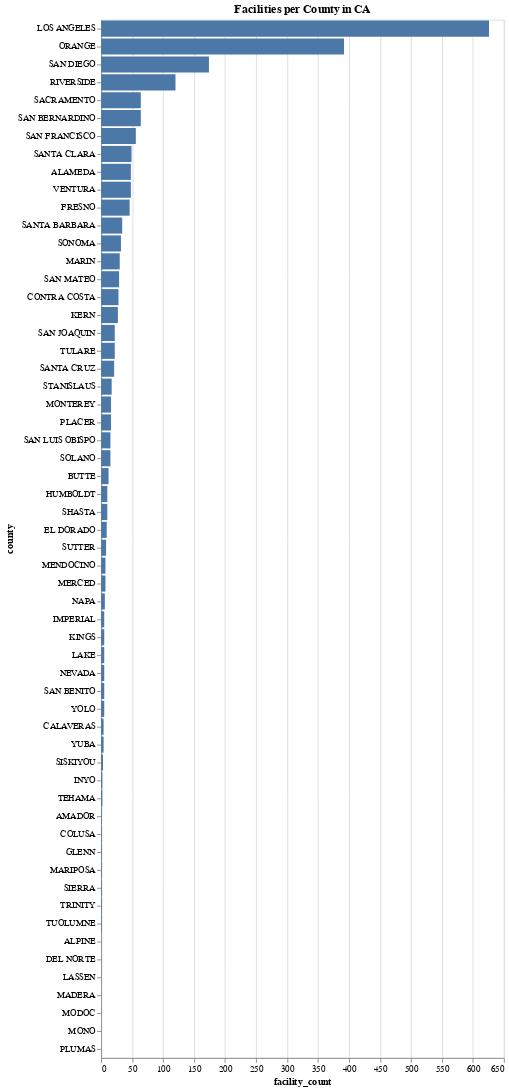

Notebook source saved alongside this figure:
### Markdown cell above
Let's create some graphs to find the counties with more mental health care facilities:

### Code cell
source = full_data

chart_totals=alt.Chart(source).mark_bar().encode(
    x=alt.X('facility_count'),
    y=alt.Y('county', sort='-x'),
    tooltip=['facility_count'],
).properties(width=450, title='Facilities per County in CA'
)

chart_totals

### Figure 1 — Vega-Lite specification as saved in the notebook (floating-point values rounded to 4 significant figures)
{"config": {"view": {"continuousWidth": 400, "continuousHeight": 300}}, "data": {"name": "data-0a6fd0cce3d22fd979fab3c04c839e21"}, "mark": "bar", "encoding": {"tooltip": [{"field": "facility_count", "type": "quantitative"}], "x": {"field": "facility_count", "type": "quantitative"}, "y": {"field": "county", "sort": "-x", "type": "nominal"}}, "title": "Facilities per County in CA", "width": 450, "$schema": "https://vega.github.io/schema/vega-lite/v4.17.0.json", "datasets": {"data-0a6fd0cce3d22fd979fab3c04c839e21": [{"year": 2020, "county": "ALAMEDA", "geography_type": "Residence", "cause": "Intentional self-harm (suicide)", "deaths": 141.0, "facility_count": 48.0, "suicide_2015_2017": "        8.6   ", "suicide_2018_2020": "        8.8   ", "drug_induced_deaths_2015_2017": "        9.9   ", "drug_induced_deaths_2018_2020": "       15.4   ", "population": 1682353, "full_county_name": "Alameda County"}, {"year": 2020, "county": "ALPINE", "geography_type": "Residence", "cause": "Intentional self-harm (suicide)", "deaths": 0.0, "facility_count": null, "suicide_2015_2017": "        -     ", "suicide_2018_2020": "       58.3 * ", "drug_induced_deaths_2015_2017": "        -     ", "drug_induced_deaths_2018_2020": "      116.6 * ", "population": 1204, "full_county_name": "Alpine County"}, {"year": 2020, "county": "AMADOR", "geography_type": "Residence", "cause": "Intentional self-harm (suicide)", "deaths": 12.0, "facility_count": 1.0, "suicide_2015_2017": "       21.2   ", "suicide_2018_2020": "       33.7   ", "drug_induced_deaths_2015_2017": "       16.0 * ", "drug_induced_deaths_2018_2020": "       25.4   ", "population": 40474, "full_county_name": "Amador County"}, {"year": 2020, "county": "BUTTE", "geography_type": "Residence", "cause": "Intentional self-harm (suicide)", "deaths": 43.0, "facility_count": 12.0, "suicide_2015_2017": "       18.9   ", "suicide_2018_2020": "       22.1   ", "drug_induced_deaths_2015_2017": "       27.8   ", "drug_induced_deaths_2018_2020": "       31.4   ", "population": 211632, "full_county_name": "Butte County"}, {"year": 2020, "county": "CALAVERAS", "geography_type": "Residence", "cause": "Intentional self-harm (suicide)", "deaths": 13.0, "facility_count": 4.0, "suicide_2015_2017": "       26.1   ", "suicide_2018_2020": "       24.3   ", "drug_induced_deaths_2015_2017": "       18.0   ", "drug_induced_deaths_2018_2020": "       25.5   ", "population": 45292, "full_county_name": "Calaveras County"}, {"year": 2020, "county": "COLUSA", "geography_type": "Residence", "cause": "Intentional self-harm (suicide)", "deaths": null, "facility_count": 1.0, "suicide_2015_2017": "        9.7 * ", "suicide_2018_2020": "        8.7 * ", "drug_induced_deaths_2015_2017": "       16.7 * ", "drug_induced_deaths_2018_2020": "       13.8 * ", "population": 21839, "full_county_name": "Colusa County"}, {"year": 2020, "county": "CONTRA COSTA", "geography_type": "Residence", "cause": "Intentional self-harm (suicide)", "deaths": 108.0, "facility_count": 28.0, "suicide_2015_2017": "       10.3   ", "suicide_2018_2020": "        9.3   ", "drug_induced_deaths_2015_2017": "       10.9   ", "drug_induced_deaths_2018_2020": "       16.6   ", "population": 1165927, "full_county_name": "Contra Costa County"}, {"year": 2020, "county": "DEL NORTE", "geography_type": "Residence", "cause": "Intentional self-harm (suicide)", "deaths": null, "facility_count": null, "suicide_2015_2017": "       13.0 * ", "suicide_2018_2020": "       22.8 * ", "drug_induced_deaths_2015_2017": "       24.8 * ", "drug_induced_deaths_2018_2020": "       30.8   ", "population": 27743, "full_county_name": "Del Norte County"}, {"year": 2020, "county": "EL DORADO", "geography_type": "Residence", "cause": "Intentional self-harm (suicide)", "deaths": 34.0, "facility_count": 9.0, "suicide_2015_2017": "       18.6   ", "suicide_2018_2020": "       16.7   ", "drug_induced_deaths_2015_2017": "       21.2   ", "drug_induced_deaths_2018_2020": "       20.2   ", "population": 191185, "full_county_name": "El Dorado County"}, {"year": 2020, "county": "FRESNO", "geography_type": "Residence", "cause": "Intentional self-harm (suicide)", "deaths": 108.0, "facility_count": 46.0, "suicide_2015_2017": "       11.0   ", "suicide_2018_2020": "       11.0   ", "drug_induced_deaths_2015_2017": "       16.3   ", "drug_induced_deaths_2018_2020": "       16.3   ", "population": 1008654, "full_county_name": "Fresno County"}, {"year": 2020, "county": "GLENN", "geography_type": "Residence", "cause": "Intentional self-harm (suicide)", "deaths": null, "facility_count": 1.0, "suicide_2015_2017": "       28.9   ", "suicide_2018_2020": "       18.9 * ", "drug_induced_deaths_2015_2017": "       10.2 * ", "drug_induced_deaths_2018_2020": "       25.0 * ", "population": 28917, "full_county_name": "Glenn County"}, {"year": 2020, "county": "HUMBOLDT", "geography_type": "Residence", "cause": "Intentional self-harm (suicide)", "deaths": 26.0, "facility_count": 10.0, "suicide_2015_2017": "       23.6   ", "suicide_2018_2020": "       22.4   ", "drug_induced_deaths_2015_2017": "       38.1   ", "drug_induced_deaths_2018_2020": "       37.0   ", "population": 136463, "full_county_name": "Humboldt County"}, {"year": 2020, "county": "IMPERIAL", "geography_type": "Residence", "cause": "Intentional self-harm (suicide)", "deaths": 12.0, "facility_count": 5.0, "suicide_2015_2017": "        9.2   ", "suicide_2018_2020": "        5.7   ", "drug_induced_deaths_2015_2017": "       20.5   ", "drug_induced_deaths_2018_2020": "       28.0   ", "population": 179702, "full_county_name": "Imperial County"}, {"year": 2020, "county": "INYO", "geography_type": "Residence", "cause": "Intentional self-harm (suicide)", "deaths": null, "facility_count": 2.0, "suicide_2015_2017": "       15.6 * ", "suicide_2018_2020": "       18.3 * ", "drug_induced_deaths_2015_2017": "       23.3 * ", "drug_induced_deaths_2018_2020": "       48.1   ", "population": 19016, "full_county_name": "Inyo County"}, {"year": 2020, "county": "KERN", "geography_type": "Residence", "cause": "Intentional self-harm (suicide)", "deaths": 121.0, "facility_count": 27.0, "suicide_2015_2017": "       14.2   ", "suicide_2018_2020": "       13.5   ", "drug_induced_deaths_2015_2017": "       26.1   ", "drug_induced_deaths_2018_2020": "       33.3   ", "population": 909235, "full_county_name": "Kern County"}, {"year": 2020, "county": "KINGS", "geography_type": "Residence", "cause": "Intentional self-harm (suicide)", "deaths": 18.0, "facility_count": 5.0, "suicide_2015_2017": "       12.6   ", "suicide_2018_2020": "       14.7   ", "drug_induced_deaths_2015_2017": "       11.3   ", "drug_induced_deaths_2018_2020": "       18.3   ", "population": 152486, "full_county_name": "Kings County"}, {"year": 2020, "county": "LAKE", "geography_type": "Residence", "cause": "Intentional self-harm (suicide)", "deaths": 11.0, "facility_count": 5.0, "suicide_2015_2017": "       29.4   ", "suicide_2018_2020": "       25.4   ", "drug_induced_deaths_2015_2017": "       40.5   ", "drug_induced_deaths_2018_2020": "       66.1   ", "population": 68163, "full_county_name": "Lake County"}, {"year": 2020, "county": "LASSEN", "geography_type": "Residence", "cause": "Intentional self-harm (suicide)", "deaths": null, "facility_count": null, "suicide_2015_2017": "       25.7   ", "suicide_2018_2020": "       26.0   ", "drug_induced_deaths_2015_2017": "       23.4   ", "drug_induced_deaths_2018_2020": "       29.9   ", "population": 32730, "full_county_name": "Lassen County"}, {"year": 2020, "county": "LOS ANGELES", "geography_type": "Residence", "cause": "Intentional self-harm (suicide)", "deaths": 849.0, "facility_count": 626.0, "suicide_2015_2017": "        8.1   ", "suicide_2018_2020": "        8.2   ", "drug_induced_deaths_2015_2017": "        8.5   ", "drug_induced_deaths_2018_2020": "       14.1   ", "population": 10014009, "full_county_name": "Los Angeles County"}, {"year": 2020, "county": "MADERA", "geography_type": "Residence", "cause": "Intentional self-harm (suicide)", "deaths": 16.0, "facility_count": null, "suicide_2015_2017": "       11.3   ", "suicide_2018_2020": "       11.4   ", "drug_induced_deaths_2015_2017": "       15.1   ", "drug_induced_deaths_2018_2020": "       15.6   ", "population": 156255, "full_county_name": "Madera County"}, {"year": 2020, "county": "MARIN", "geography_type": "Residence", "cause": "Intentional self-harm (suicide)", "deaths": 36.0, "facility_count": 30.0, "suicide_2015_2017": "       12.7   ", "suicide_2018_2020": "       14.4   ", "drug_induced_deaths_2015_2017": "       12.4   ", "drug_induced_deaths_2018_2020": "       16.9   ", "population": 262321, "full_county_name": "Marin County"}, {"year": 2020, "county": "MARIPOSA", "geography_type": "Residence", "cause": "Intentional self-harm (suicide)", "deaths": null, "facility_count": 1.0, "suicide_2015_2017": "       33.2 * ", "suicide_2018_2020": "       22.4 * ", "drug_induced_deaths_2015_2017": "       17.4 * ", "drug_induced_deaths_2018_2020": "       22.6 * ", "population": 17131, "full_county_name": "Mariposa County"}, {"year": 2020, "county": "MENDOCINO", "geography_type": "Residence", "cause": "Intentional self-harm (suicide)", "deaths": 29.0, "facility_count": 7.0, "suicide_2015_2017": "       21.5   ", "suicide_2018_2020": "       20.8   ", "drug_induced_deaths_2015_2017": "       26.2   ", "drug_induced_deaths_2018_2020": "       42.0   ", "population": 91601, "full_county_name": "Mendocino County"}, {"year": 2020, "county": "MERCED", "geography_type": "Residence", "cause": "Intentional self-harm (suicide)", "deaths": 25.0, "facility_count": 7.0, "suicide_2015_2017": "       11.9   ", "suicide_2018_2020": "        9.1   ", "drug_induced_deaths_2015_2017": "       15.9   ", "drug_induced_deaths_2018_2020": "       18.3   ", "population": 281202, "full_county_name": "Merced County"}, {"year": 2020, "county": "MODOC", "geography_type": "Residence", "cause": "Intentional self-harm (suicide)", "deaths": 0.0, "facility_count": null, "suicide_2015_2017": "       15.3 * ", "suicide_2018_2020": "       20.1 * ", "drug_induced_deaths_2015_2017": "       21.5 * ", "drug_induced_deaths_2018_2020": "       10.4 * ", "population": 8700, "full_county_name": "Modoc County"}, {"year": 2020, "county": "MONO", "geography_type": "Residence", "cause": "Intentional self-harm (suicide)", "deaths": null, "facility_count": null, "suicide_2015_2017": "       11.1 * ", "suicide_2018_2020": "       11.8 * ", "drug_induced_deaths_2015_2017": "        6.0 * ", "drug_induced_deaths_2018_2020": "       11.8 * ", "population": 13195, "full_county_name": "Mono County"}, {"year": 2020, "county": "MONTEREY", "geography_type": "Residence", "cause": "Intentional self-harm (suicide)", "deaths": 48.0, "facility_count": 16.0, "suicide_2015_2017": "        9.3   ", "suicide_2018_2020": "        9.6   ", "drug_induced_deaths_2015_2017": "       11.2   ", "drug_induced_deaths_2018_2020": "       16.6   ", "population": 439035, "full_county_name": "Monterey County"}, {"year": 2020, "county": "NAPA", "geography_type": "Residence", "cause": "Intentional self-harm (suicide)", "deaths": 21.0, "facility_count": 6.0, "suicide_2015_2017": "       10.2   ", "suicide_2018_2020": "       10.8   ", "drug_induced_deaths_2015_2017": "       10.4   ", "drug_induced_deaths_2018_2020": "       13.3   ", "population": 138019, "full_county_name": "Napa County"}, {"year": 2020, "county": "NEVADA", "geography_type": "Residence", "cause": "Intentional self-harm (suicide)", "deaths": 25.0, "facility_count": 5.0, "suicide_2015_2017": "       18.7   ", "suicide_2018_2020": "       21.0   ", "drug_induced_deaths_2015_2017": "       22.3   ", "drug_induced_deaths_2018_2020": "       24.2   ", "population": 102241, "full_county_name": "Nevada County"}, {"year": 2020, "county": "ORANGE", "geography_type": "Residence", "cause": "Intentional self-harm (suicide)", "deaths": 295.0, "facility_count": 392.0, "suicide_2015_2017": "        9.3   ", "suicide_2018_2020": "        9.9   ", "drug_induced_deaths_2015_2017": "       12.1   ", "drug_induced_deaths_2018_2020": "       15.6   ", "population": 3186989, "full_county_name": "Orange County"}, {"year": 2020, "county": "PLACER", "geography_type": "Residence", "cause": "Intentional self-harm (suicide)", "deaths": 60.0, "facility_count": 16.0, "suicide_2015_2017": "       12.1   ", "suicide_2018_2020": "       12.4   ", "drug_induced_deaths_2015_2017": "       11.9   ", "drug_induced_deaths_2018_2020": "       15.5   ", "population": 404739, "full_county_name": "Placer County"}, {"year": 2020, "county": "PLUMAS", "geography_type": "Residence", "cause": "Intentional self-harm (suicide)", "deaths": null, "facility_count": null, "suicide_2015_2017": "       25.3 * ", "suicide_2018_2020": "       16.4 * ", "drug_induced_deaths_2015_2017": "       27.7 * ", "drug_induced_deaths_2018_2020": "       25.3 * ", "population": 19790, "full_county_name": "Plumas County"}, {"year": 2020, "county": "RIVERSIDE", "geography_type": "Residence", "cause": "Intentional self-harm (suicide)", "deaths": 261.0, "facility_count": 120.0, "suicide_2015_2017": "       11.4   ", "suicide_2018_2020": "       11.9   ", "drug_induced_deaths_2015_2017": "       16.4   ", "drug_induced_deaths_2018_2020": "       23.1   ", "population": 2418185, "full_county_name": "Riverside County"}, {"year": 2020, "county": "SACRAMENTO", "geography_type": "Residence", "cause": "Intentional self-harm (suicide)", "deaths": 179.0, "facility_count": 64.0, "suicide_2015_2017": "       13.0   ", "suicide_2018_2020": "       12.6   ", "drug_induced_deaths_2015_2017": "       17.1   ", "drug_induced_deaths_2018_2020": "       20.8   ", "population": 1585055, "full_county_name": "Sacramento County"}, {"year": 2020, "county": "SAN BENITO", "geography_type": "Residence", "cause": "Intentional self-harm (suicide)", "deaths": null, "facility_count": 5.0, "suicide_2015_2017": "       11.0 * ", "suicide_2018_2020": "        8.6 * ", "drug_induced_deaths_2015_2017": "       10.0 * ", "drug_induced_deaths_2018_2020": "       13.4   ", "population": 64209, "full_county_name": "San Benito County"}, {"year": 2020, "county": "SAN BERNARDINO", "geography_type": "Residence", "cause": "Intentional self-harm (suicide)", "deaths": 242.0, "facility_count": 64.0, "suicide_2015_2017": "       11.0   ", "suicide_2018_2020": "       11.2   ", "drug_induced_deaths_2015_2017": "       12.2   ", "drug_induced_deaths_2018_2020": "       18.2   ", "population": 2181654, "full_county_name": "San Bernardino County"}, {"year": 2020, "county": "SAN DIEGO", "geography_type": "Residence", "cause": "Intentional self-harm (suicide)", "deaths": 404.0, "facility_count": 174.0, "suicide_2015_2017": "       12.4   ", "suicide_2018_2020": "       12.4   ", "drug_induced_deaths_2015_2017": "       13.8   ", "drug_induced_deaths_2018_2020": "       18.5   ", "population": 3298634, "full_county_name": "San Diego County"}, {"year": 2020, "county": "SAN FRANCISCO", "geography_type": "Residence", "cause": "Intentional self-harm (suicide)", "deaths": 77.0, "facility_count": 56.0, "suicide_2015_2017": "       10.5   ", "suicide_2018_2020": "        8.0   ", "drug_induced_deaths_2015_2017": "       19.1   ", "drug_induced_deaths_2018_2020": "       38.1   ", "population": 873965, "full_county_name": "San Francisco County"}, {"year": 2020, "county": "SAN JOAQUIN", "geography_type": "Residence", "cause": "Intentional self-harm (suicide)", "deaths": 92.0, "facility_count": 22.0, "suicide_2015_2017": "       10.4   ", "suicide_2018_2020": "       10.8   ", "drug_induced_deaths_2015_2017": "       17.9   ", "drug_induced_deaths_2018_2020": "       19.6   ", "population": 779233, "full_county_name": "San Joaquin County"}, {"year": 2020, "county": "SAN LUIS OBISPO", "geography_type": "Residence", "cause": "Intentional self-harm (suicide)", "deaths": 42.0, "facility_count": 15.0, "suicide_2015_2017": "       17.2   ", "suicide_2018_2020": "       16.2   ", "drug_induced_deaths_2015_2017": "       17.6   ", "drug_induced_deaths_2018_2020": "       23.9   ", "population": 282424, "full_county_name": "San Luis Obispo County"}, {"year": 2020, "county": "SAN MATEO", "geography_type": "Residence", "cause": "Intentional self-harm (suicide)", "deaths": 80.0, "facility_count": 29.0, "suicide_2015_2017": "        7.4   ", "suicide_2018_2020": "        8.5   ", "drug_induced_deaths_2015_2017": "        8.2   ", "drug_induced_deaths_2018_2020": "       12.0   ", "population": 764442, "full_county_name": "San Mateo County"}, {"year": 2020, "county": "SANTA BARBARA", "geography_type": "Residence", "cause": "Intentional self-harm (suicide)", "deaths": 52.0, "facility_count": 34.0, "suicide_2015_2017": "       12.9   ", "suicide_2018_2020": "       11.4   ", "drug_induced_deaths_2015_2017": "       16.1   ", "drug_induced_deaths_2018_2020": "       18.3   ", "population": 448229, "full_county_name": "Santa Barbara County"}, {"year": 2020, "county": "SANTA CLARA", "geography_type": "Residence", "cause": "Intentional self-harm (suicide)", "deaths": 174.0, "facility_count": 49.0, "suicide_2015_2017": "        7.3   ", "suicide_2018_2020": "        8.2   ", "drug_induced_deaths_2015_2017": "        7.6   ", "drug_induced_deaths_2018_2020": "       11.2   ", "population": 1936259, "full_county_name": "Santa Clara County"}, {"year": 2020, "county": "SANTA CRUZ", "geography_type": "Residence", "cause": "Intentional self-harm (suicide)", "deaths": 29.0, "facility_count": 21.0, "suicide_2015_2017": "       15.9   ", "suicide_2018_2020": "       12.8   ", "drug_induced_deaths_2015_2017": "       17.6   ", "drug_induced_deaths_2018_2020": "       20.3   ", "population": 270861, "full_county_name": "Santa Cruz County"}, {"year": 2020, "county": "SHASTA", "geography_type": "Residence", "cause": "Intentional self-harm (suicide)", "deaths": 37.0, "facility_count": 10.0, "suicide_2015_2017": "       24.1   ", "suicide_2018_2020": "       25.0   ", "drug_induced_deaths_2015_2017": "       22.8   ", "drug_induced_deaths_2018_2020": "       26.9   ", "population": 182155, "full_county_name": "Shasta County"}, {"year": 2020, "county": "SIERRA", "geography_type": "Residence", "cause": "Intentional self-harm (suicide)", "deaths": null, "facility_count": 1.0, "suicide_2015_2017": "       53.5 * ", "suicide_2018_2020": "       26.8 * ", "drug_induced_deaths_2015_2017": "        -     ", "drug_induced_deaths_2018_2020": "       23.5 * ", "population": 3236, "full_county_name": "Sierra County"}, {"year": 2020, "county": "SISKIYOU", "geography_type": "Residence", "cause": "Intentional self-harm (suicide)", "deaths": 11.0, "facility_count": 3.0, "suicide_2015_2017": "       22.2   ", "suicide_2018_2020": "       24.1   ", "drug_induced_deaths_2015_2017": "       31.9   ", "drug_induced_deaths_2018_2020": "       21.9   ", "population": 44076, "full_county_name": "Siskiyou County"}, {"year": 2020, "county": "SOLANO", "geography_type": "Residence", "cause": "Intentional self-harm (suicide)", "deaths": 58.0, "facility_count": 15.0, "suicide_2015_2017": "       11.4   ", "suicide_2018_2020": "       14.0   ", "drug_induced_deaths_2015_2017": "       13.5   ", "drug_induced_deaths_2018_2020": "       19.2   ", "population": 453491, "full_county_name": "Solano County"}, {"year": 2020, "county": "SONOMA", "geography_type": "Residence", "cause": "Intentional self-harm (suicide)", "deaths": 68.0, "facility_count": 32.0, "suicide_2015_2017": "       12.4   ", "suicide_2018_2020": "       14.1   ", "drug_induced_deaths_2015_2017": "       14.4   ", "drug_induced_deaths_2018_2020": "       23.5   ", "population": 488863, "full_county_name": "Sonoma County"}, {"year": 2020, "county": "STANISLAUS", "geography_type": "Residence", "cause": "Intentional self-harm (suicide)", "deaths": 52.0, "facility_count": 17.0, "suicide_2015_2017": "       10.4   ", "suicide_2018_2020": "       11.4   ", "drug_induced_deaths_2015_2017": "       18.8   ", "drug_induced_deaths_2018_2020": "       21.4   ", "population": 552878, "full_county_name": "Stanislaus County"}, {"year": 2020, "county": "SUTTER", "geography_type": "Residence", "cause": "Intentional self-harm (suicide)", "deaths": 11.0, "facility_count": 8.0, "suicide_2015_2017": "       14.2   ", "suicide_2018_2020": "        9.6   ", "drug_induced_deaths_2015_2017": "       11.6   ", "drug_induced_deaths_2018_2020": "       17.0   ", "population": 99633, "full_county_name": "Sutter County"}, {"year": 2020, "county": "TEHAMA", "geography_type": "Residence", "cause": "Intentional self-harm (suicide)", "deaths": 12.0, "facility_count": 2.0, "suicide_2015_2017": "       19.3   ", "suicide_2018_2020": "       18.9   ", "drug_induced_deaths_2015_2017": "       10.5 * ", "drug_induced_deaths_2018_2020": "       11.9   ", "population": 65829, "full_county_name": "Tehama County"}, {"year": 2020, "county": "TRINITY", "geography_type": "Residence", "cause": "Intentional self-harm (suicide)", "deaths": null, "facility_count": 1.0, "suicide_2015_2017": "       44.2 * ", "suicide_2018_2020": "       25.8 * ", "drug_induced_deaths_2015_2017": "       19.2 * ", "drug_induced_deaths_2018_2020": "       24.0 * ", "population": 16112, "full_county_name": "Trinity County"}, {"year": 2020, "county": "TULARE", "geography_type": "Residence", "cause": "Intentional self-harm (suicide)", "deaths": 32.0, "facility_count": 22.0, "suicide_2015_2017": "       11.2   ", "suicide_2018_2020": "        7.7   ", "drug_induced_deaths_2015_2017": "       10.8   ", "drug_induced_deaths_2018_2020": "       13.3   ", "population": 473117, "full_county_name": "Tulare County"}, {"year": 2020, "county": "TUOLUMNE", "geography_type": "Residence", "cause": "Intentional self-harm (suicide)", "deaths": 15.0, "facility_count": 1.0, "suicide_2015_2017": "       19.2   ", "suicide_2018_2020": "       22.4   ", "drug_induced_deaths_2015_2017": "       33.0   ", "drug_induced_deaths_2018_2020": "       21.8   ", "population": 55620, "full_county_name": "Tuolumne County"}, {"year": 2020, "county": "VENTURA", "geography_type": "Residence", "cause": "Intentional self-harm (suicide)", "deaths": 83.0, "facility_count": 48.0, "suicide_2015_2017": "       10.9   ", "suicide_2018_2020": "       10.2   ", "drug_induced_deaths_2015_2017": "       14.8   ", "drug_induced_deaths_2018_2020": "       19.0   ", "population": 843843, "full_county_name": "Ventura County"}, {"year": 2020, "county": "YOLO", "geography_type": "Residence", "cause": "Intentional self-harm (suicide)", "deaths": 17.0, "facility_count": 5.0, "suicide_2015_2017": "       12.7   ", "suicide_2018_2020": "        9.3   ", "drug_induced_deaths_2015_2017": "       15.4   ", "drug_induced_deaths_2018_2020": "       15.0   ", "population": 216403, "full_county_name": "Yolo County"}, {"year": 2020, "county": "YUBA", "geography_type": "Residence", "cause": "Intentional self-harm (suicide)", "deaths": 13.0, "facility_count": 4.0, "suicide_2015_2017": "       19.3   ", "suicide_2018_2020": "       20.5   ", "drug_induced_deaths_2015_2017": "       23.0   ", "drug_induced_deaths_2018_2020": "       20.1   ", "population": 81575, "full_county_name": "Yuba County"}]}}
